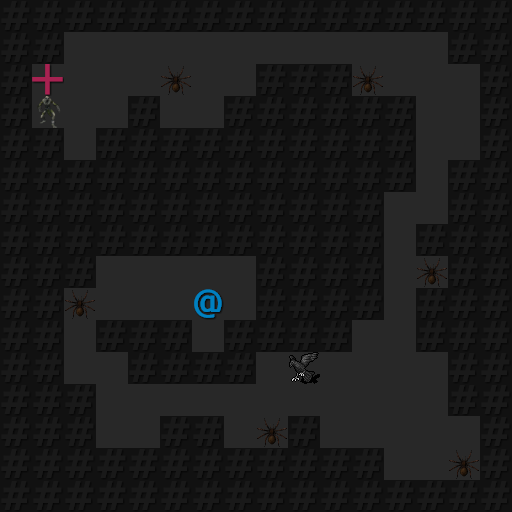

The image is a tile-based game level rendered from a .tmx file. Its description and complete source (layers, tilesets, objects, tile grids) follow:
An orthogonal 16x16 tile map with 32x32 px tiles, 4 tile layers (tiles, objects, monsters, items), 4 tilesets.

<map version="1.2" tiledversion="1.2.3" orientation="orthogonal" renderorder="right-down" width="16" height="16" tilewidth="32" tileheight="32" infinite="0" nextlayerid="5" nextobjectid="1">
 <properties>
  <property name="Level" type="int" value="1" />
  <property name="Name" value="Dungeon #1" />
 </properties>
 <tileset firstgid="1" source="../../elvion/tiles/tiles.tsx" />
 <tileset firstgid="7" source="../../elvion/objects/objects.tsx" />
 <tileset firstgid="21" source="../../elvion/items/items.tsx" />
 <tileset firstgid="24" source="../../elvion/monsters/monsters.tsx" />
 <layer id="1" name="tiles" width="16" height="16">
  <data encoding="csv">
3,3,3,3,3,3,3,3,3,3,3,3,3,3,3,3,
3,3,1,1,1,1,1,1,1,1,1,1,1,1,3,3,
3,1,1,1,1,1,1,1,3,3,3,1,1,1,1,3,
3,1,1,1,3,1,1,3,3,3,3,3,3,1,1,3,
3,3,1,3,3,3,3,3,3,3,3,3,3,1,1,3,
3,3,3,3,3,3,3,3,3,3,3,3,3,1,3,3,
3,3,3,3,3,3,3,3,3,3,3,3,1,1,3,3,
3,3,3,3,3,3,3,3,3,3,3,3,1,3,3,3,
3,3,3,1,1,1,1,1,3,3,3,3,1,1,3,3,
3,3,1,1,1,1,1,1,3,3,3,3,1,3,3,3,
3,3,1,3,3,3,1,3,3,3,3,1,1,3,3,3,
3,3,1,1,3,3,3,3,1,1,1,1,1,1,3,3,
3,3,3,1,1,1,1,1,1,1,1,1,1,1,3,3,
3,3,3,1,1,3,3,1,1,3,1,1,1,1,1,3,
3,3,3,3,3,3,3,3,3,3,3,3,1,1,1,3,
3,3,3,3,3,3,3,3,3,3,3,3,3,3,3,3
</data>
 </layer>
 <layer id="2" name="objects" width="16" height="16">
  <data encoding="csv">
0,0,0,0,0,0,0,0,0,0,0,0,0,0,0,0,
0,0,0,0,0,0,0,0,0,0,0,0,0,0,0,0,
0,8,0,0,0,0,0,0,0,0,0,0,0,0,0,0,
0,0,0,0,0,0,0,0,0,0,0,0,0,0,0,0,
0,0,0,0,0,0,0,0,0,0,0,0,0,0,0,0,
0,0,0,0,0,0,0,0,0,0,0,0,0,0,0,0,
0,0,0,0,0,0,0,0,0,0,0,0,0,0,0,0,
0,0,0,0,0,0,0,0,0,0,0,0,0,0,0,0,
0,0,0,0,0,0,0,0,0,0,0,0,0,0,0,0,
0,0,0,0,0,0,0,0,0,0,0,0,0,0,0,0,
0,0,0,0,0,0,0,0,0,0,0,0,0,0,0,0,
0,0,0,0,0,0,0,0,0,0,0,0,0,0,0,0,
0,0,0,0,0,0,0,0,0,0,0,0,0,0,0,0,
0,0,0,0,0,0,0,0,0,0,0,0,0,0,0,0,
0,0,0,0,0,0,0,0,0,0,0,0,0,0,0,0,
0,0,0,0,0,0,0,0,0,0,0,0,0,0,0,0
</data>
 </layer>
 <layer id="3" name="monsters" width="16" height="16">
  <data encoding="csv">
0,0,0,0,0,0,0,0,0,0,0,0,0,0,0,0,
0,0,0,0,0,0,0,0,0,0,0,0,0,0,0,0,
0,0,0,0,0,37,0,0,0,0,0,37,0,0,0,0,
0,38,0,0,0,0,0,0,0,0,0,0,0,0,0,0,
0,0,0,0,0,0,0,0,0,0,0,0,0,0,0,0,
0,0,0,0,0,0,0,0,0,0,0,0,0,0,0,0,
0,0,0,0,0,0,0,0,0,0,0,0,0,0,0,0,
0,0,0,0,0,0,0,0,0,0,0,0,0,0,0,0,
0,0,0,0,0,0,0,0,0,0,0,0,0,37,0,0,
0,0,37,0,0,0,24,0,0,0,0,0,0,0,0,0,
0,0,0,0,0,0,0,0,0,0,0,0,0,0,0,0,
0,0,0,0,0,0,0,0,0,27,0,0,0,0,0,0,
0,0,0,0,0,0,0,0,0,0,0,0,0,0,0,0,
0,0,0,0,0,0,0,0,37,0,0,0,0,0,0,0,
0,0,0,0,0,0,0,0,0,0,0,0,0,0,37,0,
0,0,0,0,0,0,0,0,0,0,0,0,0,0,0,0
</data>
 </layer>
 <layer id="4" name="items" width="16" height="16">
  <data encoding="csv">
0,0,0,0,0,0,0,0,0,0,0,0,0,0,0,0,
0,0,0,0,0,0,0,0,0,0,0,0,0,0,0,0,
0,0,0,0,0,0,0,0,0,0,0,0,0,0,0,0,
0,0,0,0,0,0,0,0,0,0,0,0,0,0,0,0,
0,0,0,0,0,0,0,0,0,0,0,0,0,0,0,0,
0,0,0,0,0,0,0,0,0,0,0,0,0,0,0,0,
0,0,0,0,0,0,0,0,0,0,0,0,0,0,0,0,
0,0,0,0,0,0,0,0,0,0,0,0,0,0,0,0,
0,0,0,0,0,0,0,0,0,0,0,0,0,0,0,0,
0,0,0,0,0,0,0,0,0,0,0,0,0,0,0,0,
0,0,0,0,0,0,0,0,0,0,0,0,0,0,0,0,
0,0,0,0,0,0,0,0,0,0,0,0,0,0,0,0,
0,0,0,0,0,0,0,0,0,0,0,0,0,0,0,0,
0,0,0,0,0,0,0,0,0,0,0,0,0,0,0,0,
0,0,0,0,0,0,0,0,0,0,0,0,0,0,0,0,
0,0,0,0,0,0,0,0,0,0,0,0,0,0,0,0
</data>
 </layer>
</map>
